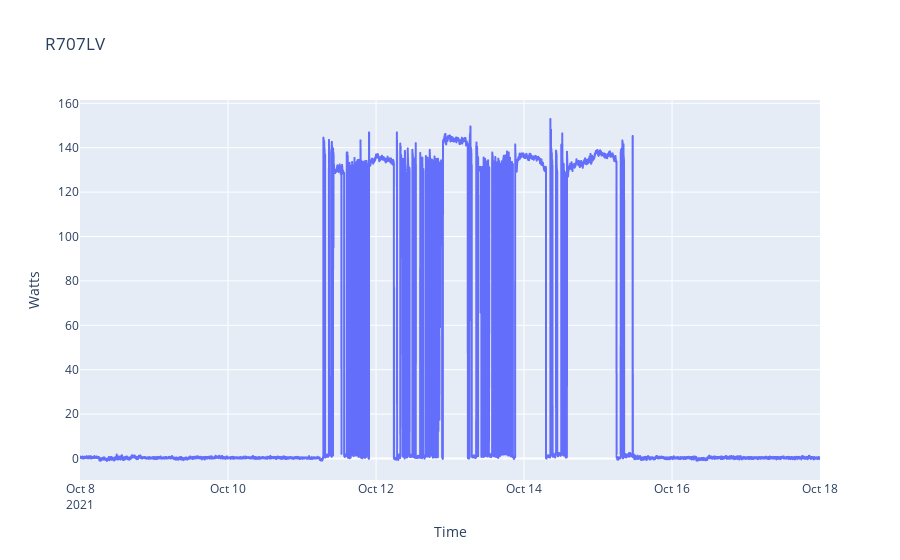

This figure's notebook cell:
### Code cell
px.line(
    x=df_1T.index, y=df_1T.p, 
    title='R707LV',
    labels={
        'x': 'Time',
        'y': 'Watts'
    })

### Figure 1 — Plotly figure (JSON) as saved in the notebook; plotly's stock layout.template omitted (floating-point values rounded to 4 significant figures; data arrays with more than 128 entries replaced by an {"elided": "..."} marker saying what was removed)
{"data": [{"hovertemplate": "Time=%{x}<br>Watts=%{y}<extra></extra>", "legendgroup": "", "line": {"color": "#636efa", "dash": "solid"}, "marker": {"symbol": "circle"}, "mode": "lines", "name": "", "showlegend": false, "type": "scattergl", "x": {"elided": "14401 str values"}, "xaxis": "x", "y": {"elided": "14401 float values"}, "yaxis": "y"}], "layout": {"legend": {"tracegroupgap": 0}, "title": {"text": "R707LV"}, "xaxis": {"anchor": "y", "domain": [0, 1], "title": {"text": "Time"}}, "yaxis": {"anchor": "x", "domain": [0, 1], "title": {"text": "Watts"}}}}
